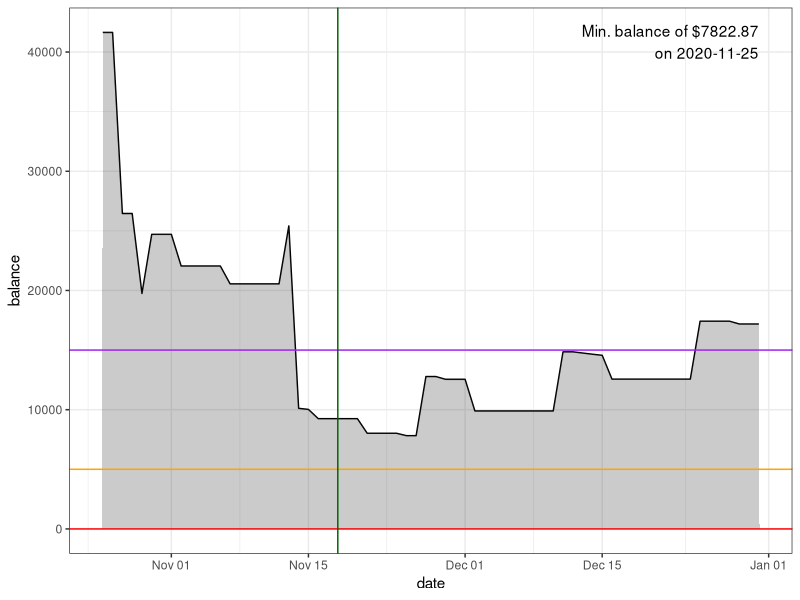

Generate this figure with R:
library(ggplot2)

rm(list = ls())

balance.current = 41644
date.current = as.Date("2020-10-25") # Whatever date above balance is current as of

paycheck = function(date){
  last.paydate = as.Date("2020-10-01")
  if (as.numeric(date - last.paydate) %% 14 == 0){
    return(2480 * 2)
  } else{
    return(0)
  }
}
existing.credit.card = function(date){
  # As of 2020/10/05
  payment = switch(as.character(date),
                   "2020-10-15" = 3686, # Citi card existing charges
                   "2020-10-20" = 1126, # SLFCU card existing charges + any new charges between 2020/10/05 and 2020/10/20 (leaving latter as zero and putting all to new Citi charges)
                   0)
  return(payment)
}
projected.credit.card = function(date){
  # This should include all non-utility purchases; e.g., groceries, fun, other purchases
  # Should include all Citi charges after 2020/09/18 and all SLFCU charges after 2020/10/20
  payment = switch(as.character(date),
                   "2020-11-15" = 475.13 + 300, # Citi card ending 2020/10/18
                   "2020-12-15" = 1618 + 382, # Citi card ending 2020/11/18
                   "2020-11-20" = 1226, # SLFCU card ending 2020/11/20
                   "2020-12-20" = 0, # SLFCU card ending 2020/12/20
                   0)
  return(payment)
}
mortgage = function(date){
  payment = switch(as.character(date),
                   "2020-11-01" = 2656,
                   "2020-12-01" = 2656,
                   0)
  return(payment)
}
water.bill = function(date){
  payment = switch(as.character(date),
                   "2020-10-24" = 300,
                   "2020-11-24" = 200,
                   "2020-12-24" = 100,
                   0)
  return(payment)
}
electric.bill = function(date){
  payment = switch(as.character(date),
                   "2020-10-12" = 200,
                   "2020-11-12" = 100,
                   "2020-12-12" = 100,
                   0)
  return(payment)
}
gas.bill = function(date){
  payment = switch(as.character(date),
                   "2020-10-13" = 20,
                   "2020-11-13" = 50,
                   "2020-12-13" = 100,
                   0)
  return(payment)
}
verizon.bill = function(date){
  payment = switch(as.character(date),
                   "2020-10-28" = 234,
                   "2020-11-28" = 234,
                   "2020-12-28" = 234,
                   0)
  return(payment)
}
comcast.bill = function(date){
  payment = switch(as.character(date),
                   "2020-10-14" = 90,
                   "2020-11-14" = 90,
                   "2020-12-14" = 90,
                   0)
  return(payment)
}
remodel.bill = function(date){
  payment = switch(as.character(date),
                   "2020-10-26" = 15188,
                   "2020-10-28" = 6472,
                   "2020-11-13" = 15250,
                   "2020-11-06" = 1500,
                   0)
  return(payment)
}

# Calculating running balance
balance = balance.current
date = date.current
end.date = as.Date("2020-12-31")

balance.history = balance
date.history = date

while (date < end.date){
  new.balance = balance +
    paycheck(date) - 
    existing.credit.card(date) -
    projected.credit.card(date) -
    mortgage(date) - 
    water.bill(date) -
    electric.bill(date) -
    gas.bill(date) -
    verizon.bill(date) -
    comcast.bill(date) -
    remodel.bill(date)
  new.date = date + 1
  
  balance.history = c(balance.history, new.balance)
  date.history = c(date.history, new.date)
  
  balance = new.balance
  date = new.date
}

plot.df = data.frame(date = date.history, balance = balance.history)
ggplot(plot.df, aes(date, balance)) + 
  geom_line() +
  geom_area(alpha = 0.25) +
  geom_hline(yintercept = 0, color = "red") +
  geom_hline(yintercept = 5000, color = "orange") +
  geom_hline(yintercept = 15000, color = "purple") +
  geom_vline(xintercept = as.Date("2020-11-18"), color = "dark green") +
  annotate(geom = "text",
           label = paste0("Min. balance of $", min(balance.history), "\non ", date.history[which.min(balance.history)]),
           x = max(date.history), y = Inf, hjust = 1, vjust = 1.5) +
  theme_bw()
